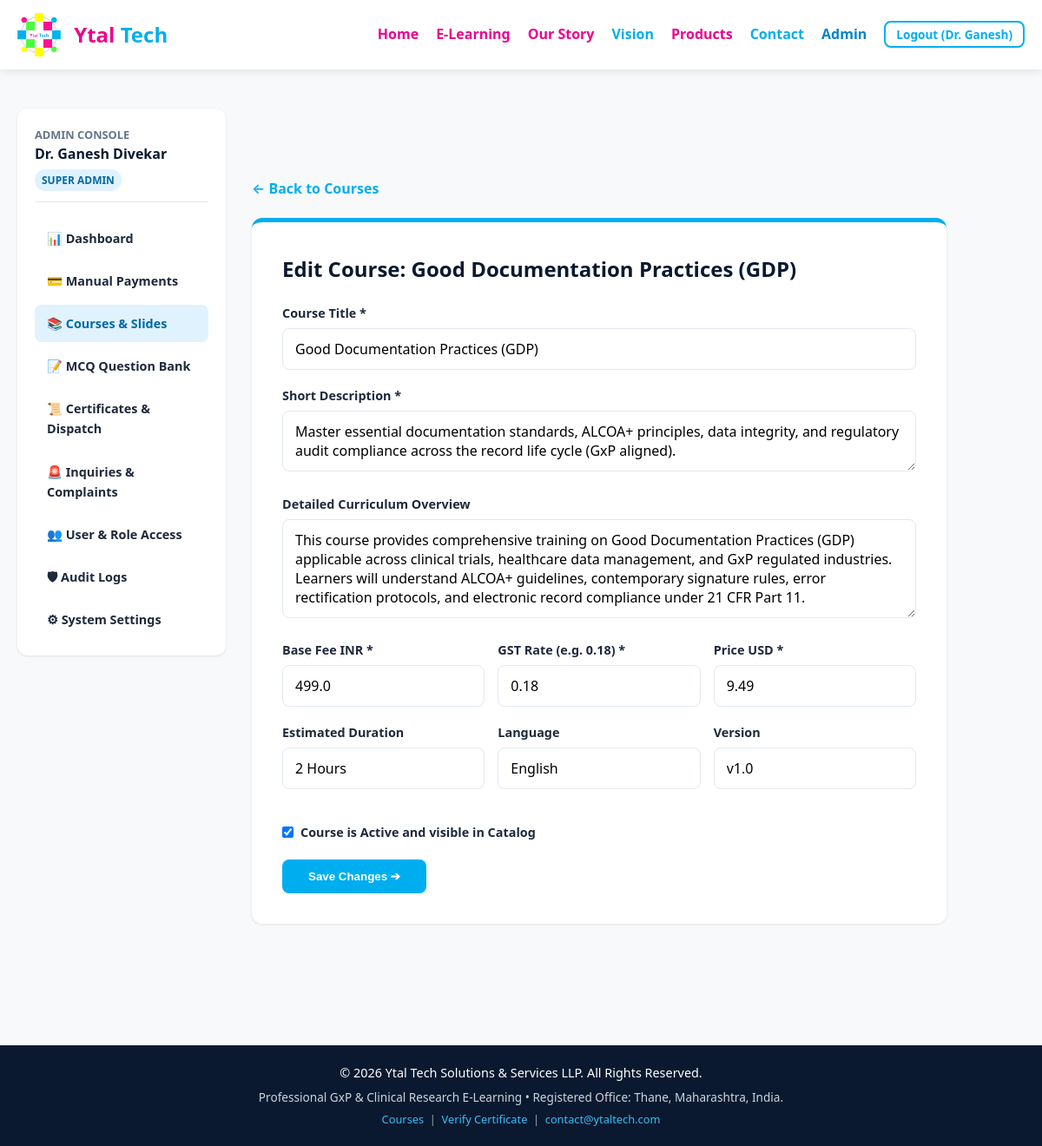
Page /elearning/admin/courses/1/edit (signed in) on the committed database.
### elearning/models.py (models this page shows, shortened)
class User(db.Model):
    __tablename__ = 'users'
    id = db.Column(db.Integer, primary_key=True)
    email = db.Column(db.String(255), unique=True, nullable=False, index=True)
    password_hash = db.Column(db.String(255), nullable=True)
    first_name = db.Column(db.String(100), nullable=False)
    middle_name = db.Column(db.String(100), nullable=True)
    last_name = db.Column(db.String(100), nullable=False)
    age = db.Column(db.Integer, nullable=True)
    gender = db.Column(db.String(20), nullable=True)
    role = db.Column(db.String(50), nullable=False, default='learner')
    is_verified = db.Column(db.Boolean, default=False)
    email_verification_token = db.Column(db.String(128), nullable=True)
    reset_password_token = db.Column(db.String(128), nullable=True)
    reset_token_expiry = db.Column(db.DateTime, nullable=True)
    google_id = db.Column(db.String(100), nullable=True, unique=True)
    is_active = db.Column(db.Boolean, default=True)
    house_no = db.Column(db.String(100), nullable=True)
    building = db.Column(db.String(150), nullable=True)
    street = db.Column(db.String(150), nullable=True)
    area = db.Column(db.String(150), nullable=True)
    city = db.Column(db.String(100), nullable=True)
    state = db.Column(db.String(100), nullable=True)
    country = db.Column(db.String(100), default='India')
    pincode = db.Column(db.String(20), nullable=True)
    phone = db.Column(db.String(20), nullable=True)
    gstin = db.Column(db.String(30), nullable=True)
    organization_name = db.Column(db.String(200), nullable=True)
    billing_address = db.Column(db.Text, nullable=True)
    created_at = db.Column(db.DateTime, default=lambda: datetime.now(timezone.utc))
    updated_at = db.Column(db.DateTime, default=lambda: datetime.now(timezone.utc), onupdate=lambda: datetime.now(timezone.utc))
    enrolments = db.relationship('Enrolment', backref='user', lazy=True, cascade='all, delete-orphan')
    payment_orders = db.relationship('PaymentOrder', foreign_keys='PaymentOrder.user_id', backref='user', lazy=True)
    certificates = db.relationship('Certificate', backref='user', lazy=True)
    audit_logs = db.relationship('AuditLog', backref='user', lazy=True)
    @property
    def full_name(self):
        parts = [self.first_name, self.middle_name, self.last_name]
        return " ".join([p.strip() for p in parts if p and p.strip()])
    def has_role(self, *roles):
        if self.role == 'super_admin':
            return True
        return self.role in roles

class Course(db.Model):
    __tablename__ = 'courses'
    id = db.Column(db.Integer, primary_key=True)
    slug = db.Column(db.String(100), unique=True, nullable=False, index=True)
    title = db.Column(db.String(255), nullable=False)
    short_description = db.Column(db.Text, nullable=False)
    overview = db.Column(db.Text, nullable=True)
    estimated_duration = db.Column(db.String(50), default='2 Hours')
    language = db.Column(db.String(50), default='English')
    price_inr = db.Column(db.Float, default=499.00)
    gst_rate = db.Column(db.Float, default=0.18)
    price_usd = db.Column(db.Float, default=9.49)
    version = db.Column(db.String(20), default='v1.0')
    is_active = db.Column(db.Boolean, default=True)
    created_at = db.Column(db.DateTime, default=lambda: datetime.now(timezone.utc))
    slides = db.relationship('Slide', backref='course', lazy=True, order_by='Slide.slide_number', cascade='all, delete-orphan')
    mcqs = db.relationship('MCQ', backref='course', lazy=True, cascade='all, delete-orphan')
    enrolments = db.relationship('Enrolment', backref='course', lazy=True, cascade='all, delete-orphan')
    certificates = db.relationship('Certificate', backref='course', lazy=True)

### elearning/admin.py (the view, shortened to what this page needs)
@admin_bp.route('/courses/<int:course_id>/edit', methods=['GET', 'POST'])
@role_required('super_admin', 'course_admin')
def edit_course(course_id):
    course = Course.query.get_or_404(course_id)
    user = get_current_user()
    return render_template('elearning/admin/course_edit.html', course=course)

### templates/elearning/admin/course_edit.html
{% extends 'elearning/admin/base_admin.html' %}
{% block admin_content %}
<div style="max-width: 800px;">
    <div style="margin-bottom: 20px;">
        <a href="{{ url_for('admin.courses_cms') }}" style="color:var(--primary);text-decoration:none;font-weight:600;">
            ← Back to Courses
        </a>
    </div>
    <div style="background: var(--surface); padding: 35px; border-radius: var(--radius-lg); box-shadow: var(--shadow-sm); border-top: 5px solid var(--primary);">
        <h2 style="color: var(--dark-navy); margin-bottom: 20px;">Edit Course: {{ course.title }}</h2>
        <form action="{{ url_for('admin.edit_course', course_id=course.id) }}" method="POST">
            <div class="form-group">
                <label>Course Title *</label>
                <input type="text" name="title" class="form-control" value="{{ course.title }}" required>
            </div>
            <div class="form-group">
                <label>Short Description *</label>
                <textarea name="short_description" class="form-control" rows="2" required>{{ course.short_description }}</textarea>
            </div>
            <div class="form-group">
                <label>Detailed Curriculum Overview</label>
                <textarea name="overview" class="form-control" rows="4">{{ course.overview }}</textarea>
            </div>
            <div style="display: grid; grid-template-columns: 1fr 1fr 1fr; gap: 15px;">
                <div class="form-group">
                    <label>Base Fee INR *</label>
                    <input type="number" step="0.01" name="price_inr" class="form-control" value="{{ course.price_inr }}" required>
                </div>
                <div class="form-group">
                    <label>GST Rate (e.g. 0.18) *</label>
                    <input type="number" step="0.01" name="gst_rate" class="form-control" value="{{ course.gst_rate }}" required>
                </div>
                <div class="form-group">
                    <label>Price USD *</label>
                    <input type="number" step="0.01" name="price_usd" class="form-control" value="{{ course.price_usd }}" required>
                </div>
            </div>
            <div style="display: grid; grid-template-columns: 1fr 1fr 1fr; gap: 15px;">
                <div class="form-group">
                    <label>Estimated Duration</label>
                    <input type="text" name="estimated_duration" class="form-control" value="{{ course.estimated_duration }}">
                </div>
                <div class="form-group">
                    <label>Language</label>
                    <input type="text" name="language" class="form-control" value="{{ course.language }}">
                </div>
                <div class="form-group">
                    <label>Version</label>
                    <input type="text" name="version" class="form-control" value="{{ course.version }}">
                </div>
            </div>
            <div class="form-group" style="margin: 20px 0;">
                <label style="display: flex; gap: 8px; align-items: center; cursor: pointer;">
                    <input type="checkbox" name="is_active" value="1" {% if course.is_active %}checked{% endif %}>
                    <span>Course is Active and visible in Catalog</span>
                </label>
            </div>
            <button type="submit" class="btn-primary" style="padding: 12px 30px;">
                Save Changes ➔
            </button>
        </form>
    </div>
</div>
{% endblock %}

### templates/elearning/admin/base_admin.html (shortened to what this page needs)
{% extends 'elearning/base.html' %}
{% block content %}
<div class="admin-layout">
    <aside class="admin-sidebar" aria-label="Admin Navigation">
        <div style="margin-bottom: 20px; padding-bottom: 12px; border-bottom: 1px solid var(--border-color);">
            <div style="font-size: 0.8rem; text-transform: uppercase; color: var(--text-muted); font-weight: 700;">Admin Console</div>
            <div style="font-weight: 700; color: var(--dark-navy);">{{ current_user.full_name }}</div>
            <span class="badge-role" style="margin-left: 0; margin-top: 4px; display: inline-block;">{{ current_user.role.replace('_', ' ') }}</span>
        </div>
        <ul class="admin-nav-list">
            <li class="admin-nav-item {% if request.endpoint == 'admin.dashboard' %}active{% endif %}">
                <a href="{{ url_for('admin.dashboard') }}">📊 Dashboard</a>
            </li>
            {% if current_user.has_role('super_admin', 'finance_admin') %}
                <li class="admin-nav-item {% if 'payment' in request.endpoint %}active{% endif %}">
                    <a href="{{ url_for('admin.payments_list') }}">💳 Manual Payments</a>
                </li>
            {% endif %}
            {% if current_user.has_role('super_admin', 'course_admin', 'content_editor') %}
                <li class="admin-nav-item {% if 'course' in request.endpoint or 'slide' in request.endpoint %}active{% endif %}">
                    <a href="{{ url_for('admin.courses_cms') }}">📚 Courses & Slides</a>
                </li>
                <li class="admin-nav-item {% if 'mcq' in request.endpoint %}active{% endif %}">
                    <a href="{{ url_for('admin.mcqs_list') }}">📝 MCQ Question Bank</a>
                </li>
            {% endif %}
            {% if current_user.has_role('super_admin', 'certificate_admin') %}
                <li class="admin-nav-item {% if 'certificate' in request.endpoint %}active{% endif %}">
                    <a href="{{ url_for('admin.certificates_list') }}">📜 Certificates & Dispatch</a>
                </li>
            {% endif %}
            {% if current_user.has_role('super_admin', 'support_agent') %}
                <li class="admin-nav-item {% if 'complaint' in request.endpoint %}active{% endif %}">
                    <a href="{{ url_for('admin.complaints_list') }}">🚨 Inquiries & Complaints</a>
                </li>
            {% endif %}
            {% if current_user.has_role('super_admin') %}
                <li class="admin-nav-item {% if 'user' in request.endpoint %}active{% endif %}">
                    <a href="{{ url_for('admin.users_list') }}">👥 User & Role Access</a>
                </li>
                <li class="admin-nav-item {% if 'audit' in request.endpoint %}active{% endif %}">
                    <a href="{{ url_for('admin.audit_logs') }}">🛡 Audit Logs</a>
                </li>
                <li class="admin-nav-item {% if 'setting' in request.endpoint %}active{% endif %}">
                    <a href="{{ url_for('admin.system_settings') }}">⚙ System Settings</a>
                </li>
            {% endif %}
        </ul>
    </aside>
    <section class="admin-main">
        {% block admin_content %}{% endblock %}
    </section>
</div>
{% endblock %}

### templates/elearning/base.html (shortened to what this page needs)
<!DOCTYPE html>
<html lang="en">
<head>
    <link rel="stylesheet" href="{{ url_for('static', filename='style.css') }}">
    <link rel="stylesheet" href="{{ url_for('static', filename='elearning/elearning.css') }}">
</head>
<body class="elearning-body">
    <header>
        <nav aria-label="Main Navigation">
            <a href="{{ url_for('home') }}" class="logo-container">
                <img src="{{ url_for('static', filename='Ytal Tech logo.jpg') }}" alt="Ytal Tech Logo">
                <div class="logo-text">
                    <span class="logo-ytal">Ytal</span> <span class="logo-tech">Tech</span>
                </div>
            </a>
            <ul class="nav-links" id="navLinks">
                <li><a href="{{ url_for('home') }}">Home</a></li>
                <li><a href="{{ url_for('elearning.courses_list') }}" style="color:var(--secondary-color);font-weight:700;">E-Learning</a></li>
                <li><a href="{{ url_for('home') }}#story">Our Story</a></li>
                <li><a href="{{ url_for('home') }}#vision">Vision</a></li>
                <li><a href="{{ url_for('home') }}#products">Products</a></li>
                <li><a href="{{ url_for('home') }}#contact">Contact</a></li>
                {% if is_logged_in %}
                    {% if current_user.has_role('super_admin', 'course_admin', 'content_editor', 'finance_admin', 'certificate_admin', 'support_agent') %}
                        <li><a href="{{ url_for('admin.dashboard') }}" style="color:#0284c7;font-weight:700;">Admin</a></li>
                    {% endif %}
                    <li>
                        <a href="{{ url_for('auth.logout') }}" class="btn-outline" style="padding:4px 12px;font-size:0.85rem;">Logout ({{ current_user.first_name }})</a>
                    </li>
                {% else %}
                    <li><a href="{{ url_for('auth.login') }}" style="color:var(--primary-color);">Login</a></li>
                    <li><a href="{{ url_for('auth.register') }}" class="btn" style="padding:6px 14px;font-size:0.85rem;color:#fff;">Sign Up</a></li>
                {% endif %}
            </ul>
        </nav>
    </header>
    <main id="main-content" class="main-content">
        {% block content %}{% endblock %}
    </main>
    <footer>
        <div class="container">
            <p>&copy; 2026 Ytal Tech Solutions & Services LLP. All Rights Reserved.</p>
            <p style="font-size: 0.85rem; margin-top: 5px; color: #cbd5e1;">
                Professional GxP & Clinical Research E-Learning • Registered Office: Thane, Maharashtra, India.
            </p>
            <p style="font-size: 0.8rem; margin-top: 5px; color: #94a3b8;">
                <a href="{{ url_for('elearning.courses_list') }}" style="color:#38bdf8;text-decoration:none;">Courses</a> &nbsp;|&nbsp;
                <a href="{{ url_for('certificates.verify_certificate') }}" style="color:#38bdf8;text-decoration:none;">Verify Certificate</a> &nbsp;|&nbsp;
                <a href="mailto:contact@ytaltech.com" style="color:#38bdf8;text-decoration:none;">contact@ytaltech.com</a>
            </p>
        </div>
    </footer>
</body>
</html>

### rows in the picture
User: first_name "Dr. Ganesh", full_name "Dr. Ganesh Divekar", role.replace "SUPER ADMIN"
Course: title "Good Documentation Practices (GDP)", short_description "Master essential documentation standards, ALCOA+ principles, data integrity, and regulatory audit compliance across the record life cycle (GxP aligned).", overview "This course provides comprehensive training on Good Documentation Practices (GDP) applicable across clinical trials, healthcare data management, and GxP regulated industries. Learners will understand ALCOA+ guidelines, contemporary signature rules, error rectification protocols, and electronic record compliance under 21 CFR Part 11.", price_inr "499.0", gst_rate "0.18", price_usd "9.49", estimated_duration "2 Hours", language "English", version "v1.0", is_active "☑"
